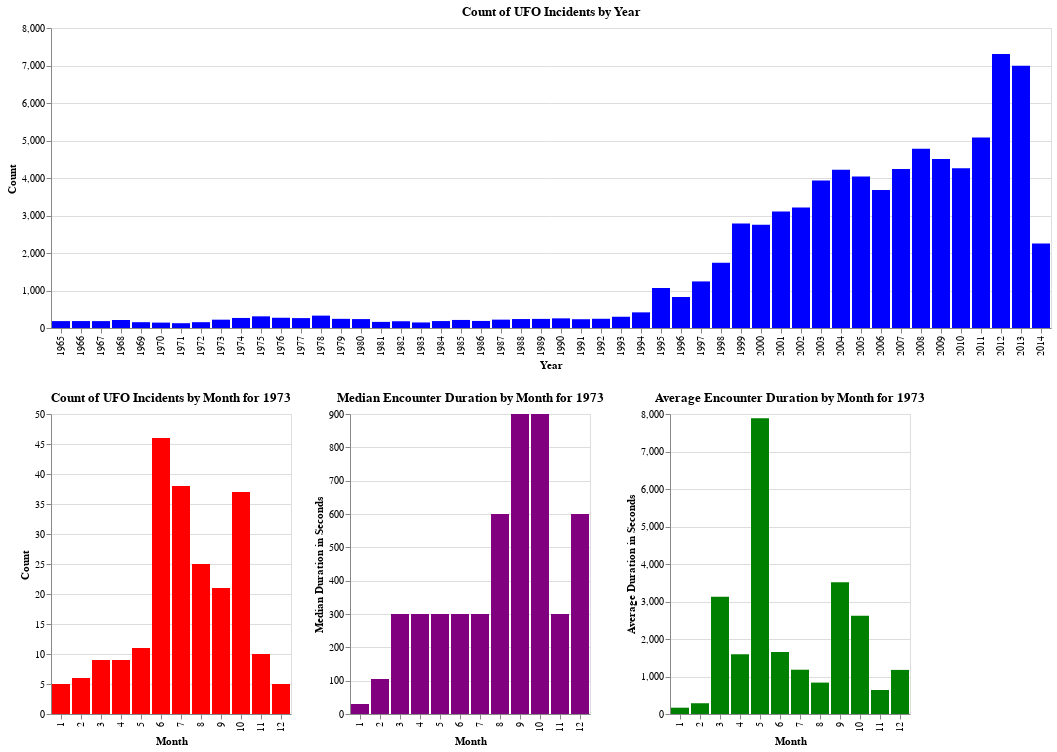
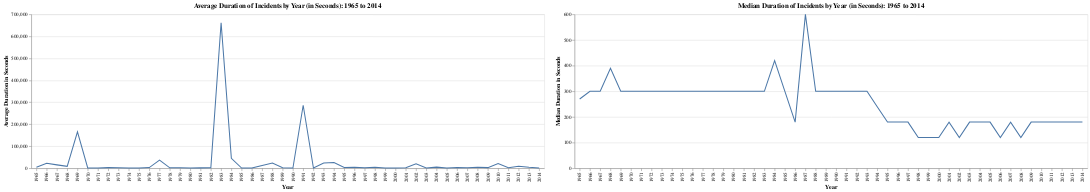
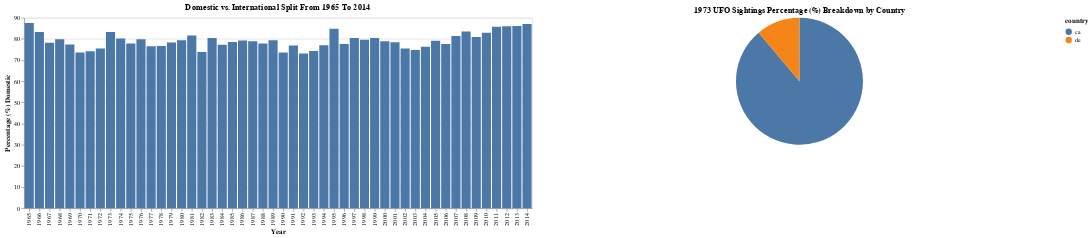

Notebook code cell kept with these figures, in order:
### Code cell
# change the start_year, stop_year, and focus_year in the function below
show_it_all(1965,2014,1973)

### Figure 1 — Vega-Lite specification as saved in the notebook (floating-point values rounded to 4 significant figures; data arrays with more than 128 entries replaced by an {"elided": "..."} marker saying what was removed)
{"config": {"view": {"continuousWidth": 400, "continuousHeight": 300}}, "vconcat": [{"data": {"name": "data-97e781789aa93a46e15d5a1977269144"}, "mark": "bar", "encoding": {"color": {"value": "blue"}, "tooltip": [{"field": "Year", "type": "nominal"}, {"field": "Count", "type": "quantitative"}], "x": {"axis": {"labels": true}, "field": "Year", "title": "Year", "type": "ordinal"}, "y": {"field": "Count", "title": "Count", "type": "quantitative"}}, "title": "Count of UFO Incidents by Year"}, {"hconcat": [{"data": {"name": "data-1e876de46fa2e6b768c3356b456004fa"}, "mark": "bar", "encoding": {"color": {"value": "red"}, "tooltip": [{"field": "Month", "type": "nominal"}, {"field": "Count", "type": "quantitative"}], "x": {"field": "Month", "type": "ordinal"}, "y": {"field": "Count", "type": "quantitative"}}, "title": "Count of UFO Incidents by Month for 1973", "transform": [{"filter": "(datum['Year'] === 1973)"}]}, {"data": {"name": "data-8646278d927dbc09b46b08dcceacc372"}, "mark": "bar", "encoding": {"color": {"value": "purple"}, "tooltip": [{"field": "Month", "type": "nominal"}, {"field": "MedianDurationByBoth", "type": "quantitative"}], "x": {"field": "Month", "type": "ordinal"}, "y": {"axis": {"labels": true}, "field": "MedianDurationByBoth", "title": "Median Duration in Seconds", "type": "quantitative"}}, "title": "Median Encounter Duration by Month for 1973", "transform": [{"filter": "(datum['Year'] === 1973)"}]}, {"data": {"name": "data-e6c6963e3b49cafef28f85e31ba444dd"}, "mark": "bar", "encoding": {"color": {"value": "green"}, "tooltip": [{"field": "Month", "type": "nominal"}, {"field": "AverageDurationByBoth", "type": "quantitative"}], "x": {"field": "Month", "type": "ordinal"}, "y": {"axis": {"labels": true}, "field": "AverageDurationByBoth", "title": "Average Duration in Seconds", "type": "quantitative"}}, "title": "Average Encounter Duration by Month for 1973", "transform": [{"filter": "(datum['Year'] === 1973)"}]}]}], "$schema": "https://vega.github.io/schema/vega-lite/v4.17.0.json", "datasets": {"data-97e781789aa93a46e15d5a1977269144": [{"Year": 1965, "Count": 184}, {"Year": 1966, "Count": 185}, {"Year": 1967, "Count": 184}, {"Year": 1968, "Count": 214}, {"Year": 1969, "Count": 155}, {"Year": 1970, "Count": 144}, {"Year": 1971, "Count": 128}, {"Year": 1972, "Count": 155}, {"Year": 1973, "Count": 222}, {"Year": 1974, "Count": 268}, {"Year": 1975, "Count": 311}, {"Year": 1976, "Count": 273}, {"Year": 1977, "Count": 264}, {"Year": 1978, "Count": 330}, {"Year": 1979, "Count": 244}, {"Year": 1980, "Count": 238}, {"Year": 1981, "Count": 163}, {"Year": 1982, "Count": 180}, {"Year": 1983, "Count": 148}, {"Year": 1984, "Count": 185}, {"Year": 1985, "Count": 215}, {"Year": 1986, "Count": 188}, {"Year": 1987, "Count": 223}, {"Year": 1988, "Count": 239}, {"Year": 1989, "Count": 243}, {"Year": 1990, "Count": 257}, {"Year": 1991, "Count": 234}, {"Year": 1992, "Count": 246}, {"Year": 1993, "Count": 300}, {"Year": 1994, "Count": 417}, {"Year": 1995, "Count": 1066}, {"Year": 1996, "Count": 826}, {"Year": 1997, "Count": 1242}, {"Year": 1998, "Count": 1739}, {"Year": 1999, "Count": 2788}, {"Year": 2000, "Count": 2751}, {"Year": 2001, "Count": 3109}, {"Year": 2002, "Count": 3211}, {"Year": 2003, "Count": 3935}, {"Year": 2004, "Count": 4220}, {"Year": 2005, "Count": 4038}, {"Year": 2006, "Count": 3681}, {"Year": 2007, "Count": 4243}, {"Year": 2008, "Count": 4777}, {"Year": 2009, "Count": 4508}, {"Year": 2010, "Count": 4258}, {"Year": 2011, "Count": 5077}, {"Year": 2012, "Count": 7308}, {"Year": 2013, "Count": 6992}, {"Year": 2014, "Count": 2252}], "data-1e876de46fa2e6b768c3356b456004fa": {"elided": "592 records"}, "data-8646278d927dbc09b46b08dcceacc372": {"elided": "592 records"}, "data-e6c6963e3b49cafef28f85e31ba444dd": {"elided": "592 records"}}}

### Figure 2 — Vega-Lite specification as saved in the notebook (floating-point values rounded to 4 significant figures)
{"config": {"view": {"continuousWidth": 400, "continuousHeight": 300}}, "hconcat": [{"data": {"name": "data-c2db72001514507a4be2984ca087ca32"}, "mark": "line", "encoding": {"x": {"axis": {"labels": true}, "field": "Year", "title": "Year", "type": "ordinal"}, "y": {"axis": {"labels": true}, "field": "AverageDurationByYear", "title": "Average Duration in Seconds", "type": "quantitative"}}, "title": "Average Duration of Incidents by Year (in Seconds): 1965 to 2014"}, {"data": {"name": "data-55ba71d8fda11d7c7e6ebfafe4a31f5f"}, "mark": "line", "encoding": {"x": {"axis": {"labels": true}, "field": "Year", "title": "Year", "type": "ordinal"}, "y": {"axis": {"labels": true}, "field": "MedianDurationByYear", "title": "Median Duration in Seconds", "type": "quantitative"}}, "title": "Median Duration of Incidents by Year (in Seconds): 1965 to 2014"}], "$schema": "https://vega.github.io/schema/vega-lite/v4.17.0.json", "datasets": {"data-c2db72001514507a4be2984ca087ca32": [{"Year": 1965, "AverageDurationByYear": 4517.0}, {"Year": 1966, "AverageDurationByYear": 22980.0}, {"Year": 1967, "AverageDurationByYear": 15390.0}, {"Year": 1968, "AverageDurationByYear": 8768.0}, {"Year": 1969, "AverageDurationByYear": 165500.0}, {"Year": 1970, "AverageDurationByYear": 1673.0}, {"Year": 1971, "AverageDurationByYear": 799.1}, {"Year": 1972, "AverageDurationByYear": 2855.0}, {"Year": 1973, "AverageDurationByYear": 2055.0}, {"Year": 1974, "AverageDurationByYear": 1120.0}, {"Year": 1975, "AverageDurationByYear": 1316.0}, {"Year": 1976, "AverageDurationByYear": 3250.0}, {"Year": 1977, "AverageDurationByYear": 37160.0}, {"Year": 1978, "AverageDurationByYear": 1975.0}, {"Year": 1979, "AverageDurationByYear": 2558.0}, {"Year": 1980, "AverageDurationByYear": 1067.0}, {"Year": 1981, "AverageDurationByYear": 1792.0}, {"Year": 1982, "AverageDurationByYear": 2480.0}, {"Year": 1983, "AverageDurationByYear": 662000.0}, {"Year": 1984, "AverageDurationByYear": 45230.0}, {"Year": 1985, "AverageDurationByYear": 1089.0}, {"Year": 1986, "AverageDurationByYear": 1149.0}, {"Year": 1987, "AverageDurationByYear": 13000.0}, {"Year": 1988, "AverageDurationByYear": 23640.0}, {"Year": 1989, "AverageDurationByYear": 2243.0}, {"Year": 1990, "AverageDurationByYear": 1060.0}, {"Year": 1991, "AverageDurationByYear": 286600.0}, {"Year": 1992, "AverageDurationByYear": 1159.0}, {"Year": 1993, "AverageDurationByYear": 23470.0}, {"Year": 1994, "AverageDurationByYear": 26530.0}, {"Year": 1995, "AverageDurationByYear": 3579.0}, {"Year": 1996, "AverageDurationByYear": 4292.0}, {"Year": 1997, "AverageDurationByYear": 2779.0}, {"Year": 1998, "AverageDurationByYear": 4205.0}, {"Year": 1999, "AverageDurationByYear": 998.0}, {"Year": 2000, "AverageDurationByYear": 1069.0}, {"Year": 2001, "AverageDurationByYear": 2197.0}, {"Year": 2002, "AverageDurationByYear": 20480.0}, {"Year": 2003, "AverageDurationByYear": 1263.0}, {"Year": 2004, "AverageDurationByYear": 5226.0}, {"Year": 2005, "AverageDurationByYear": 1215.0}, {"Year": 2006, "AverageDurationByYear": 3078.0}, {"Year": 2007, "AverageDurationByYear": 2583.0}, {"Year": 2008, "AverageDurationByYear": 4268.0}, {"Year": 2009, "AverageDurationByYear": 2884.0}, {"Year": 2010, "AverageDurationByYear": 21630.0}, {"Year": 2011, "AverageDurationByYear": 2336.0}, {"Year": 2012, "AverageDurationByYear": 9327.0}, {"Year": 2013, "AverageDurationByYear": 4348.0}, {"Year": 2014, "AverageDurationByYear": 851.1}], "data-55ba71d8fda11d7c7e6ebfafe4a31f5f": [{"Year": 1965, "MedianDurationByYear": 270.0}, {"Year": 1966, "MedianDurationByYear": 300.0}, {"Year": 1967, "MedianDurationByYear": 300.0}, {"Year": 1968, "MedianDurationByYear": 390.0}, {"Year": 1969, "MedianDurationByYear": 300.0}, {"Year": 1970, "MedianDurationByYear": 300.0}, {"Year": 1971, "MedianDurationByYear": 300.0}, {"Year": 1972, "MedianDurationByYear": 300.0}, {"Year": 1973, "MedianDurationByYear": 300.0}, {"Year": 1974, "MedianDurationByYear": 300.0}, {"Year": 1975, "MedianDurationByYear": 300.0}, {"Year": 1976, "MedianDurationByYear": 300.0}, {"Year": 1977, "MedianDurationByYear": 300.0}, {"Year": 1978, "MedianDurationByYear": 300.0}, {"Year": 1979, "MedianDurationByYear": 300.0}, {"Year": 1980, "MedianDurationByYear": 300.0}, {"Year": 1981, "MedianDurationByYear": 300.0}, {"Year": 1982, "MedianDurationByYear": 300.0}, {"Year": 1983, "MedianDurationByYear": 300.0}, {"Year": 1984, "MedianDurationByYear": 420.0}, {"Year": 1985, "MedianDurationByYear": 300.0}, {"Year": 1986, "MedianDurationByYear": 180.0}, {"Year": 1987, "MedianDurationByYear": 600.0}, {"Year": 1988, "MedianDurationByYear": 300.0}, {"Year": 1989, "MedianDurationByYear": 300.0}, {"Year": 1990, "MedianDurationByYear": 300.0}, {"Year": 1991, "MedianDurationByYear": 300.0}, {"Year": 1992, "MedianDurationByYear": 300.0}, {"Year": 1993, "MedianDurationByYear": 300.0}, {"Year": 1994, "MedianDurationByYear": 240.0}, {"Year": 1995, "MedianDurationByYear": 180.0}, {"Year": 1996, "MedianDurationByYear": 180.0}, {"Year": 1997, "MedianDurationByYear": 180.0}, {"Year": 1998, "MedianDurationByYear": 120.0}, {"Year": 1999, "MedianDurationByYear": 120.0}, {"Year": 2000, "MedianDurationByYear": 120.0}, {"Year": 2001, "MedianDurationByYear": 180.0}, {"Year": 2002, "MedianDurationByYear": 120.0}, {"Year": 2003, "MedianDurationByYear": 180.0}, {"Year": 2004, "MedianDurationByYear": 180.0}, {"Year": 2005, "MedianDurationByYear": 180.0}, {"Year": 2006, "MedianDurationByYear": 120.0}, {"Year": 2007, "MedianDurationByYear": 180.0}, {"Year": 2008, "MedianDurationByYear": 120.0}, {"Year": 2009, "MedianDurationByYear": 180.0}, {"Year": 2010, "MedianDurationByYear": 180.0}, {"Year": 2011, "MedianDurationByYear": 180.0}, {"Year": 2012, "MedianDurationByYear": 180.0}, {"Year": 2013, "MedianDurationByYear": 180.0}, {"Year": 2014, "MedianDurationByYear": 180.0}]}}

### Figure 3 — Vega-Lite specification as saved in the notebook (floating-point values rounded to 4 significant figures)
{"config": {"view": {"continuousWidth": 400, "continuousHeight": 300}}, "hconcat": [{"data": {"name": "data-775400bd19369e21281e45604b929120"}, "mark": "bar", "encoding": {"tooltip": [{"field": "Year", "type": "nominal"}, {"field": "Domestic_Percentage", "type": "quantitative"}, {"field": "International_Percentage", "type": "quantitative"}], "x": {"axis": {"labels": true}, "field": "Year", "title": "Year", "type": "ordinal"}, "y": {"field": "Domestic_Percentage", "title": "Percentage (%) Domestic", "type": "quantitative"}}, "height": 300, "title": "Domestic vs. International Split From 1965 To 2014", "width": 800}, {"data": {"name": "data-29e219c823ec2c22c4b070f8c1247b28"}, "mark": "arc", "encoding": {"color": {"field": "country", "type": "nominal"}, "theta": {"field": "Percentage", "type": "quantitative"}, "tooltip": [{"field": "country", "type": "nominal"}, {"field": "Percentage", "type": "quantitative"}]}, "height": 200, "title": "1973 UFO Sightings Percentage (%) Breakdown by Country", "width": 800}], "$schema": "https://vega.github.io/schema/vega-lite/v4.17.0.json", "datasets": {"data-775400bd19369e21281e45604b929120": [{"Year": 1965, "Domestic": 161, "International": 23, "Total": 184, "Domestic_Percentage": 87.5, "International_Percentage": 12.5}, {"Year": 1966, "Domestic": 154, "International": 31, "Total": 185, "Domestic_Percentage": 83.24, "International_Percentage": 16.76}, {"Year": 1967, "Domestic": 144, "International": 40, "Total": 184, "Domestic_Percentage": 78.26, "International_Percentage": 21.74}, {"Year": 1968, "Domestic": 171, "International": 43, "Total": 214, "Domestic_Percentage": 79.91, "International_Percentage": 20.09}, {"Year": 1969, "Domestic": 120, "International": 35, "Total": 155, "Domestic_Percentage": 77.42, "International_Percentage": 22.58}, {"Year": 1970, "Domestic": 106, "International": 38, "Total": 144, "Domestic_Percentage": 73.61, "International_Percentage": 26.39}, {"Year": 1971, "Domestic": 95, "International": 33, "Total": 128, "Domestic_Percentage": 74.22, "International_Percentage": 25.78}, {"Year": 1972, "Domestic": 117, "International": 38, "Total": 155, "Domestic_Percentage": 75.48, "International_Percentage": 24.52}, {"Year": 1973, "Domestic": 185, "International": 37, "Total": 222, "Domestic_Percentage": 83.33, "International_Percentage": 16.67}, {"Year": 1974, "Domestic": 215, "International": 53, "Total": 268, "Domestic_Percentage": 80.22, "International_Percentage": 19.78}, {"Year": 1975, "Domestic": 242, "International": 69, "Total": 311, "Domestic_Percentage": 77.81, "International_Percentage": 22.19}, {"Year": 1976, "Domestic": 218, "International": 55, "Total": 273, "Domestic_Percentage": 79.85, "International_Percentage": 20.15}, {"Year": 1977, "Domestic": 202, "International": 62, "Total": 264, "Domestic_Percentage": 76.52, "International_Percentage": 23.48}, {"Year": 1978, "Domestic": 253, "International": 77, "Total": 330, "Domestic_Percentage": 76.67, "International_Percentage": 23.33}, {"Year": 1979, "Domestic": 191, "International": 53, "Total": 244, "Domestic_Percentage": 78.28, "International_Percentage": 21.72}, {"Year": 1980, "Domestic": 189, "International": 49, "Total": 238, "Domestic_Percentage": 79.41, "International_Percentage": 20.59}, {"Year": 1981, "Domestic": 133, "International": 30, "Total": 163, "Domestic_Percentage": 81.6, "International_Percentage": 18.4}, {"Year": 1982, "Domestic": 133, "International": 47, "Total": 180, "Domestic_Percentage": 73.89, "International_Percentage": 26.11}, {"Year": 1983, "Domestic": 119, "International": 29, "Total": 148, "Domestic_Percentage": 80.41, "International_Percentage": 19.59}, {"Year": 1984, "Domestic": 143, "International": 42, "Total": 185, "Domestic_Percentage": 77.3, "International_Percentage": 22.7}, {"Year": 1985, "Domestic": 169, "International": 46, "Total": 215, "Domestic_Percentage": 78.6, "International_Percentage": 21.4}, {"Year": 1986, "Domestic": 149, "International": 39, "Total": 188, "Domestic_Percentage": 79.26, "International_Percentage": 20.74}, {"Year": 1987, "Domestic": 176, "International": 47, "Total": 223, "Domestic_Percentage": 78.92, "International_Percentage": 21.08}, {"Year": 1988, "Domestic": 186, "International": 53, "Total": 239, "Domestic_Percentage": 77.82, "International_Percentage": 22.18}, {"Year": 1989, "Domestic": 193, "International": 50, "Total": 243, "Domestic_Percentage": 79.42, "International_Percentage": 20.58}, {"Year": 1990, "Domestic": 189, "International": 68, "Total": 257, "Domestic_Percentage": 73.54, "International_Percentage": 26.46}, {"Year": 1991, "Domestic": 180, "International": 54, "Total": 234, "Domestic_Percentage": 76.92, "International_Percentage": 23.08}, {"Year": 1992, "Domestic": 180, "International": 66, "Total": 246, "Domestic_Percentage": 73.17, "International_Percentage": 26.83}, {"Year": 1993, "Domestic": 223, "International": 77, "Total": 300, "Domestic_Percentage": 74.33, "International_Percentage": 25.67}, {"Year": 1994, "Domestic": 321, "International": 96, "Total": 417, "Domestic_Percentage": 76.98, "International_Percentage": 23.02}, {"Year": 1995, "Domestic": 904, "International": 162, "Total": 1066, "Domestic_Percentage": 84.8, "International_Percentage": 15.2}, {"Year": 1996, "Domestic": 641, "International": 185, "Total": 826, "Domestic_Percentage": 77.6, "International_Percentage": 22.4}, {"Year": 1997, "Domestic": 999, "International": 243, "Total": 1242, "Domestic_Percentage": 80.43, "International_Percentage": 19.57}, {"Year": 1998, "Domestic": 1385, "International": 354, "Total": 1739, "Domestic_Percentage": 79.64, "International_Percentage": 20.36}, {"Year": 1999, "Domestic": 2243, "International": 545, "Total": 2788, "Domestic_Percentage": 80.45, "International_Percentage": 19.55}, {"Year": 2000, "Domestic": 2170, "International": 581, "Total": 2751, "Domestic_Percentage": 78.88, "International_Percentage": 21.12}, {"Year": 2001, "Domestic": 2440, "International": 669, "Total": 3109, "Domestic_Percentage": 78.48, "International_Percentage": 21.52}, {"Year": 2002, "Domestic": 2424, "International": 787, "Total": 3211, "Domestic_Percentage": 75.49, "International_Percentage": 24.51}, {"Year": 2003, "Domestic": 2943, "International": 992, "Total": 3935, "Domestic_Percentage": 74.79, "International_Percentage": 25.21}, {"Year": 2004, "Domestic": 3219, "International": 1001, "Total": 4220, "Domestic_Percentage": 76.28, "International_Percentage": 23.72}, {"Year": 2005, "Domestic": 3195, "International": 843, "Total": 4038, "Domestic_Percentage": 79.12, "International_Percentage": 20.88}, {"Year": 2006, "Domestic": 2857, "International": 824, "Total": 3681, "Domestic_Percentage": 77.61, "International_Percentage": 22.39}, {"Year": 2007, "Domestic": 3454, "International": 789, "Total": 4243, "Domestic_Percentage": 81.4, "International_Percentage": 18.6}, {"Year": 2008, "Domestic": 3990, "International": 787, "Total": 4777, "Domestic_Percentage": 83.53, "International_Percentage": 16.47}, {"Year": 2009, "Domestic": 3649, "International": 859, "Total": 4508, "Domestic_Percentage": 80.94, "International_Percentage": 19.06}, {"Year": 2010, "Domestic": 3529, "International": 729, "Total": 4258, "Domestic_Percentage": 82.88, "International_Percentage": 17.12}, {"Year": 2011, "Domestic": 4352, "International": 725, "Total": 5077, "Domestic_Percentage": 85.72, "International_Percentage": 14.28}, {"Year": 2012, "Domestic": 6282, "International": 1026, "Total": 7308, "Domestic_Percentage": 85.96, "International_Percentage": 14.04}, {"Year": 2013, "Domestic": 6024, "International": 968, "Total": 6992, "Domestic_Percentage": 86.16, "International_Percentage": 13.84}, {"Year": 2014, "Domestic": 1960, "International": 292, "Total": 2252, "Domestic_Percentage": 87.03, "International_Percentage": 12.97}], "data-29e219c823ec2c22c4b070f8c1247b28": [{"country": "ca", "Count": 8, "Percentage": 88.89}, {"country": "de", "Count": 1, "Percentage": 11.11}]}}
